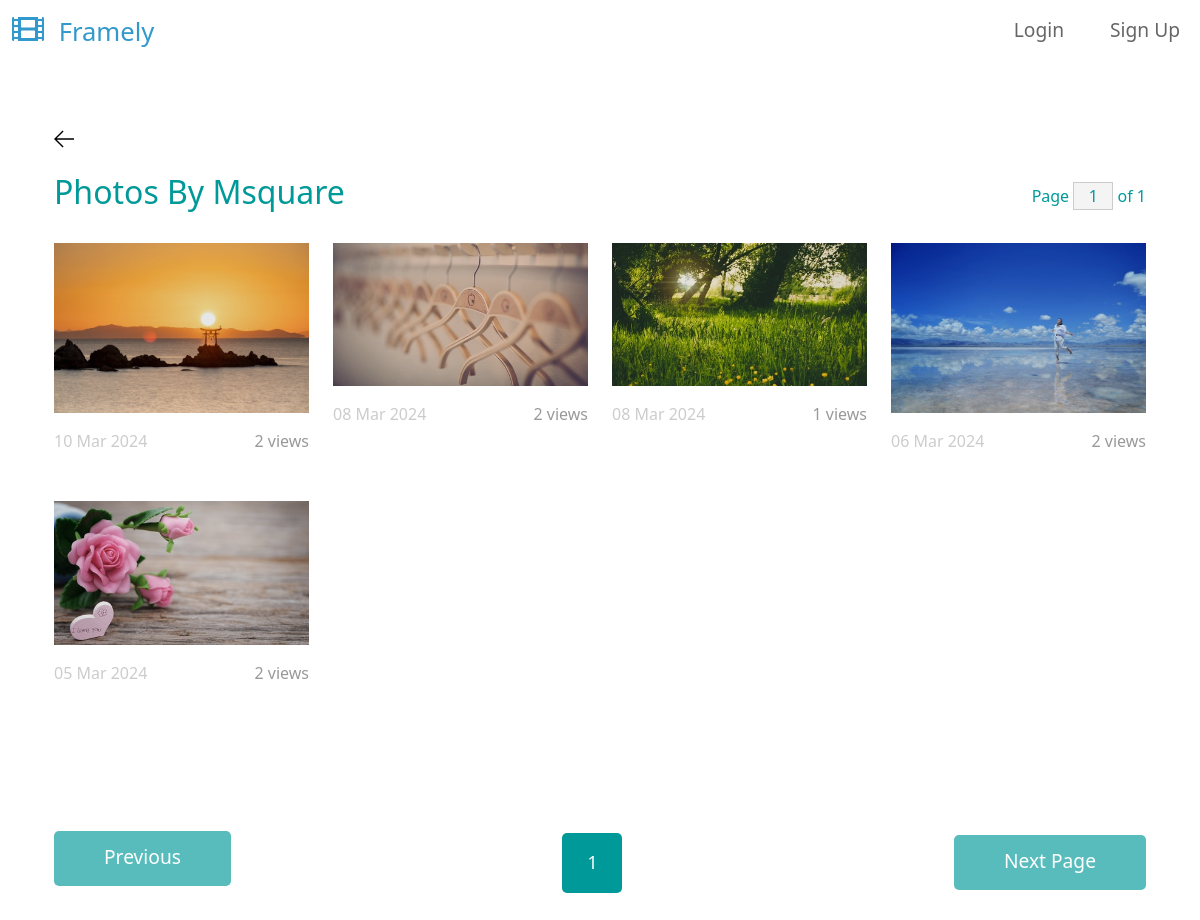
Screenshot of /photo-list/Msquare/ with the database file from the repository.
### base/models.py (models this page shows, shortened)
class Photo(models.Model):
    user = models.ForeignKey(
        settings.AUTH_USER_MODEL, on_delete=models.CASCADE, null=True, blank=True
    )
    short_title = models.CharField(max_length=15)
    slug = models.SlugField(blank=True)
    image = models.ImageField(max_length=200)
    created = models.DateField(auto_now_add=True)
    views = models.ManyToManyField(
        settings.AUTH_USER_MODEL,
        related_name="photos_viewed",
    )
    class Meta:
        ordering = ["-created", "-id"]

### base/views.py (the view)
class UserPhotoList(View, PaginatePhotoModelMixin):
    def get(self, request, username):
        user = User.objects.get(username=username)
        user_photo_list = Photo.objects.filter(user=user)
        page = request.GET.get("page") or 1
        context = self.get_context_data(page=page, queryset=user_photo_list)
        context["heading_txt"] = f"Photos By {user.username}"
        return render(request, "photo-list.html", context)

### base/mixins.py (called while the page is built)
    def get_context_data(self, page, per_page=8, queryset=Photo.objects.all()):
        paginator = Paginator(queryset, per_page)
        num_pages = paginator.num_pages
        page_range = paginator.page_range
        if int(page) not in page_range:
            page = num_pages
        current_page = paginator.get_page(page)
        context = {
            "current_page": current_page,
            "page_num": int(page),
            "num_pages": num_pages,
            "page_range": page_range,
            "current_page": current_page,
        }
        return context

### templates/photo-list.html
{% extends 'base.html' %}
{% block content %}
    <div class="container-fluid tm-container-content tm-mt-60">
        <div class="row mb-4">
            <a href="{{request.META.HTTP_REFERER}}">
                <svg version="1.1" xmlns="http://www.w3.org/2000/svg" width="20" height="20" viewBox="0 0 32 32">
                <title>arrow-left</title>
                <path
                    d="M13.723 2.286l-13.723 13.714 13.719 13.714 1.616-1.611-10.96-10.96h27.625v-2.286h-27.625l10.965-10.965-1.616-1.607z"
                ></path>
                </svg>
            </a>
        </div>
        {% include "photo_list_component.html" %}
    </div>
{% endblock %}

### templates/photo_list_component.html (shortened to what this page needs)
    <div class="row mb-4">
        <h2 class="col-6 tm-text-primary">
            {% if heading_txt %}
                {{heading_txt}}
            {% else %}
            Latest Photos
            {% endif %}
        </h2>
        <div class="col-6 d-flex justify-content-end align-items-center">
            <form action="" class="tm-text-primary">
                Page <input name="page" type="text" value="{{page_num}}" size="1" class="tm-input-paging tm-text-primary"> of {{num_pages}}
            </form>
        </div>
    </div>
    <div class="row tm-mb-90 tm-gallery">
        {% for photo in current_page %}
        <div class="col-xl-3 col-lg-4 col-md-6 col-sm-6 col-12 mb-5">
            <figure class="effect-ming tm-video-item">
                <img src="{{photo.image.url}}" alt="Image" class="img-fluid">
                <figcaption class="d-flex align-items-center justify-content-center">
                </figcaption>
            </figure>
            <div class="d-flex justify-content-between tm-text-gray">
                <span class="tm-text-gray-light">{{ photo.created|date:"d M Y" }}</span>
                <span>{{photo.views.count}} views</span>
            </div>
        </div>
        {% endfor %}
    </div>
    <div class="row tm-mb-90">
        <div class="col-12 d-flex justify-content-between align-items-center tm-paging-col">
            {% if current_page.has_previous %}
                <a href="{% url 'home' %}?page={{current_page.previous_page_number}}" class="btn btn-primary tm-btn-prev mb-2">Previous</a>
            {% else %}
                <a href="javascript:void(0);" class="btn btn-primary tm-btn-prev mb-2 disabled">Previous</a>
            {% endif %}
            <div class="tm-paging d-flex">
                {% for i in page_range %}
                    <a href="{% url 'home' %}?page={{i}}" class="{% if i == page_num %}active{% endif %} tm-paging-link">{{i}}</a>
                {% endfor %}
            </div>
            {% if current_page.has_next %}
                <a href="{% url 'home' %}?page={{current_page.next_page_number}}" class="btn btn-primary tm-btn-next">Next Page</a>
            {% else %}
                <a href="javascript:void(0);" class="btn btn-primary tm-btn-next disabled">Next Page</a>
            {% endif %}
        </div>
    </div>

### static/css/templatemo-style.css (style rules this page uses)
a { text-decoration: none; transition: all 0.3s ease; }
.container-fluid { max-width: 1770px; }
.btn { border-radius: 0; }
.btn-primary { background-color: #009999; border: 0; border-radius: 5px; padding: 12px 50px 14px; font-size: 1.2rem; }
.btn-primary.disabled, .btn-primary:disabled { background-color: #009999; pointer-events: all; cursor: not-allowed; }
.tm-mt-60 { margin-top: 60px; }
.tm-mb-90 { margin-bottom: 90px; }
.tm-text-primary { color: #009999; }
.tm-input-paging { width: 40px; border-radius: 0; border: 1px solid #CCCCCC; background: #f4f4f4; text-align: center; }
p, .tm-text-gray { color: #999; }
.tm-text-gray-light { color: #CCC; }
.tm-video-item { position: relative; overflow: hidden; text-align: center; cursor: pointer; }
.tm-video-item img { position: relative; display: block; min-height: 100%; max-width: 100%; opacity: 0.8; }
.tm-video-item figcaption { padding: 2em; color: #fff; text-transform: uppercase; font-size: 1.25em; -webkit-backface-visibility: hidden; backface-visibility: hidden; }
.tm-video-item figcaption::before, .tm-video-item figcaption::after { pointer-events: none; }
.tm-video-item figcaption, .tm-video-item figcaption > a { position: absolute; top: 0; left: 0; width: 100%; height: 100%; }
.tm-paging-link { display: flex; justify-content: center; align-items: center; width: 60px; height: 60px; font-size: 1.1rem; color: #999; background-color: #EEEEEE; margin: 10px; border-radius: 5px; text-decoration: none; transition: all 0.3s ease; }
.tm-paging-link:hover, .tm-paging-link.active { background-color: #009999; color: #fff; }
figure.effect-ming { background: #030c17; }
figure.effect-ming img { opacity: 0.9; -webkit-transition: opacity 0.35s; transition: opacity 0.35s; }
figure.effect-ming figcaption::before { position: absolute; top: 30px; right: 30px; bottom: 30px; left: 30px; border: 2px solid #fff; box-shadow: 0 0 0 30px rgba(255,255,255,0.2); content: ''; opacity: 0; -webkit-transition: opacity 0.35s, -webkit-transform 0.35s; transition: opacity 0.35s, transform 0.35s; -webkit-transform: scale3d(1.4,1.4,1); transform: scale3d(1.4,1.4,1); }

### rows the page displays
Photo: image (picture), created "10 Mar 2024", views.count "2"
Photo: image (picture), created "08 Mar 2024", views.count "2"
Photo: image (picture), created "08 Mar 2024", views.count "1"
Photo: image (picture), created "06 Mar 2024", views.count "2"
Photo: image (picture), created "05 Mar 2024", views.count "2"

### other values shown
{{ heading_txt }} "Photos By Msquare"
{{ num_pages }} "1"
{{ i }} "1"
